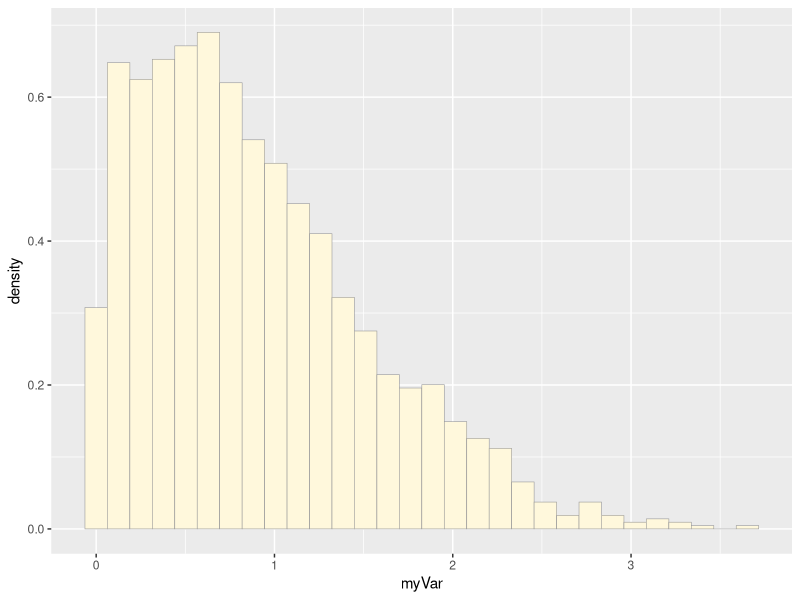
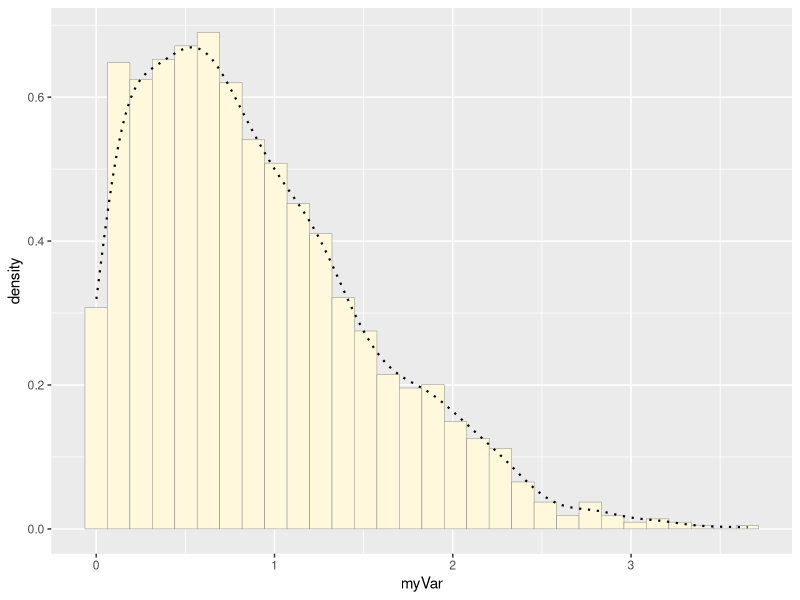
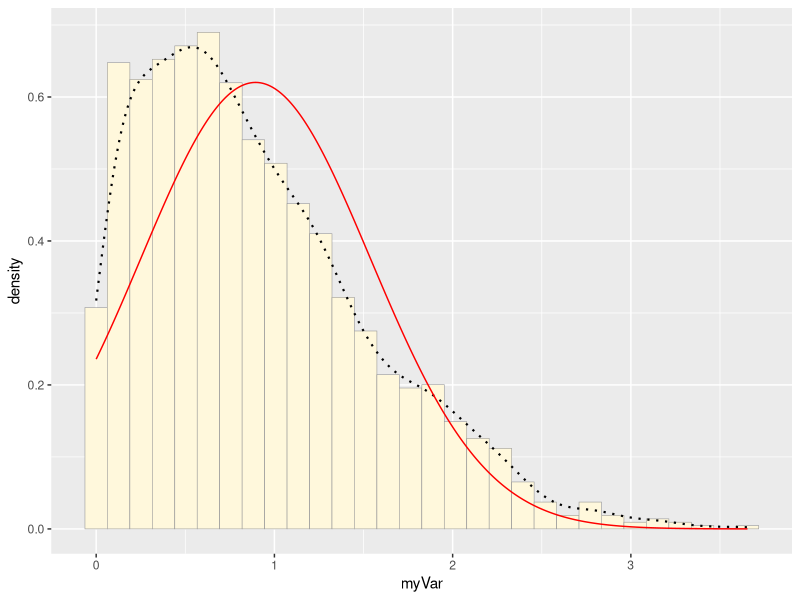
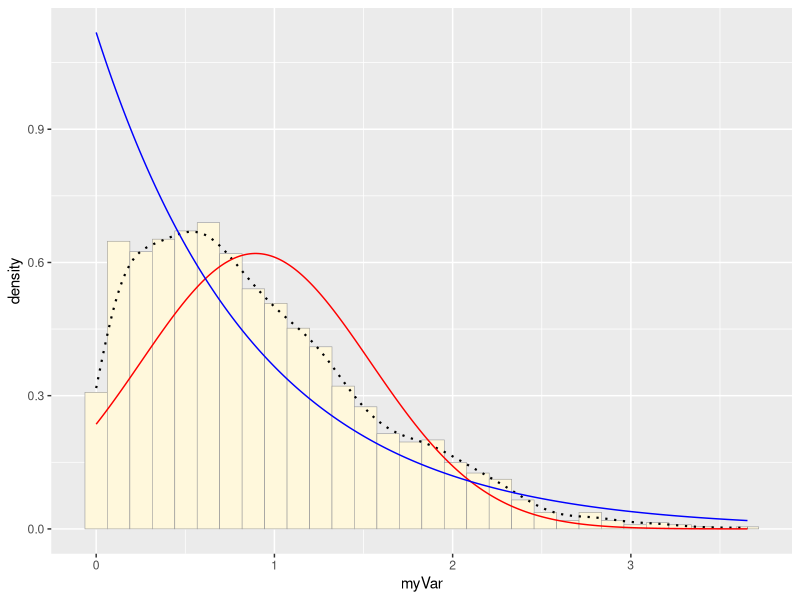
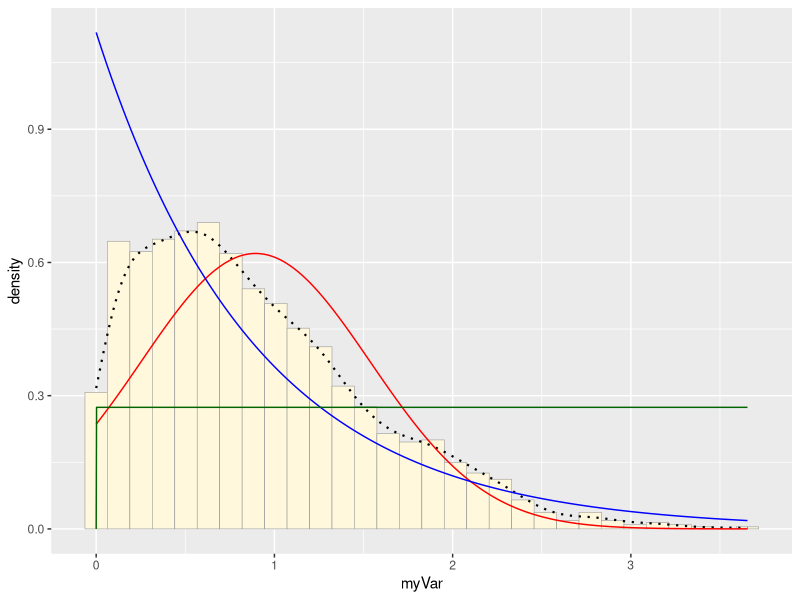
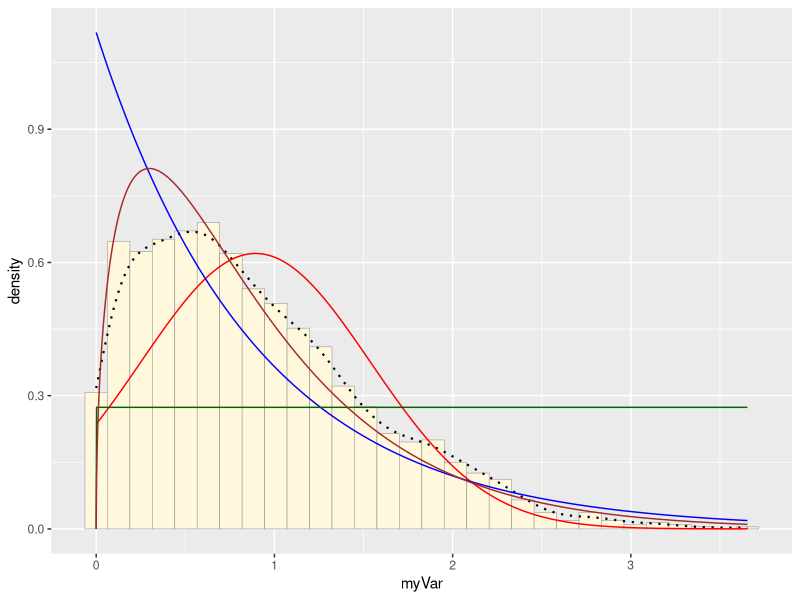
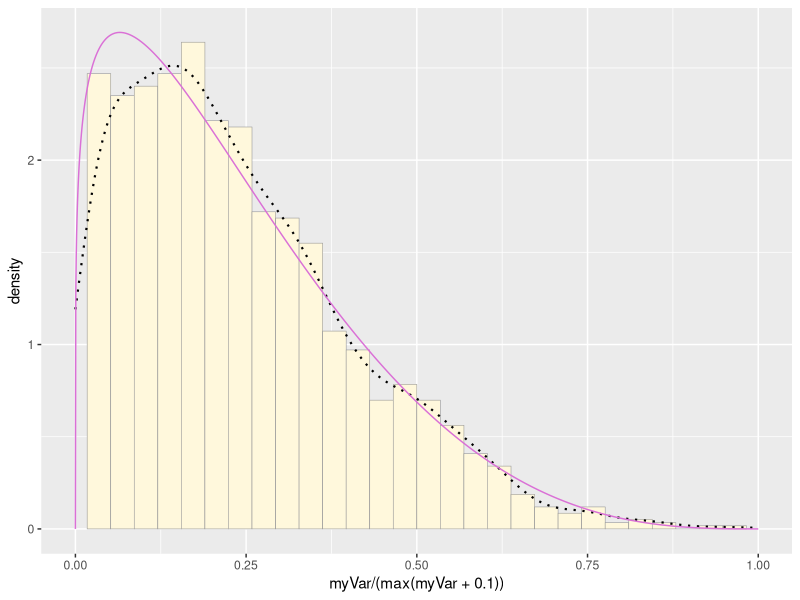
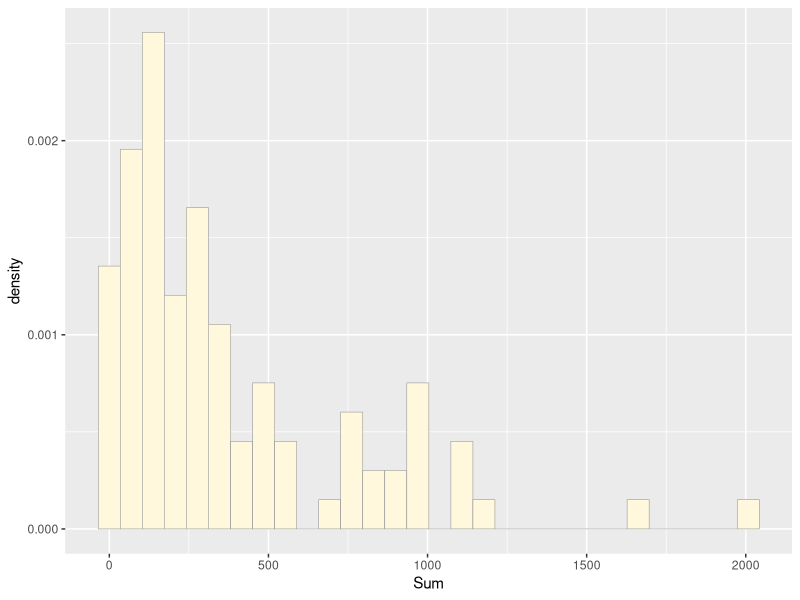

Write R code to recreate these figures, in order.
###Libraries###
library(ggplot2)
library(MASS)

###Question1###

#Creating dummy dataframe
z <- rnorm(n=3000,mean=0.2)
z <- data.frame(1:3000,z)
names(z) <- list("ID","myVar")
z <- z[z$myVar>0,]
str(z)
summary(z$myVar)

#plot
p1 <- ggplot(data=z, aes(x=myVar, y=..density..)) +
  geom_histogram(color="grey60",fill="cornsilk",size=0.2) 
print(p1)

#adds curve to plot
p1 <-  p1 +  geom_density(linetype="dotted",size=0.75)
print(p1)

#fitting a normal distribution
normPars <- fitdistr(z$myVar,"normal")
print(normPars)
str(normPars)
normPars$estimate["mean"] # note structure of getting a named attribute

#Plot Normal 
meanML <- normPars$estimate["mean"]
sdML <- normPars$estimate["sd"]

xval <- seq(0,max(z$myVar),len=length(z$myVar))

stat <- stat_function(aes(x = xval, y = ..y..), fun = dnorm, colour="red", n = length(z$myVar), args = list(mean = meanML, sd = sdML))
p1 + stat

#Plot Exponential Dist
expoPars <- fitdistr(z$myVar,"exponential")
rateML <- expoPars$estimate["rate"]

stat2 <- stat_function(aes(x = xval, y = ..y..), fun = dexp, colour="blue", n = length(z$myVar), args = list(rate=rateML))
p1 + stat + stat2

#Plot uniform prob. dist
stat3 <- stat_function(aes(x = xval, y = ..y..), fun = dunif, colour="darkgreen", n = length(z$myVar), args = list(min=min(z$myVar), max=max(z$myVar)))
p1 + stat + stat2 + stat3

#Plot Gamma prob dist
gammaPars <- fitdistr(z$myVar,"gamma")
shapeML <- gammaPars$estimate["shape"]
rateML <- gammaPars$estimate["rate"]

stat4 <- stat_function(aes(x = xval, y = ..y..), fun = dgamma, colour="brown", n = length(z$myVar), args = list(shape=shapeML, rate=rateML))
p1 + stat + stat2 + stat3 + stat4

#Plot Bet prob dens
pSpecial <- ggplot(data=z, aes(x=myVar/(max(myVar + 0.1)), y=..density..)) +
  geom_histogram(color="grey60",fill="cornsilk",size=0.2) + 
  xlim(c(0,1)) +
  geom_density(size=0.75,linetype="dotted")

betaPars <- fitdistr(x=z$myVar/max(z$myVar + 0.1),start=list(shape1=1,shape2=2),"beta")
shape1ML <- betaPars$estimate["shape1"]
shape2ML <- betaPars$estimate["shape2"]

statSpecial <- stat_function(aes(x = xval, y = ..y..), fun = dbeta, colour="orchid", n = length(z$myVar), args = list(shape1=shape1ML,shape2=shape2ML))
pSpecial + statSpecial


###Question2##
setwd('D:/Dropbox/Reed/2019/DensityModifiedContagion')
DMC <- read.table("DMC.master.csv",header=TRUE,sep=",")
str(DMC)
summary(DMC)
#plot
p1 <- ggplot(data=DMC, aes(x=Sum, y=..density..)) +
  geom_histogram(color="grey60",fill="cornsilk",size=0.2) 
print(p1)

#adds curve to plot
p1 <-  p1 +  geom_density(linetype="dotted",size=0.75)
print(p1)

#fitting a normal distribution
normPars <- fitdistr(DMC$Sum,"normal")
print(normPars)
str(normPars)
normPars$estimate["mean"] # note structure of getting a named attribute

#Plot Normal 
meanML <- normPars$estimate["mean"]
sdML <- normPars$estimate["sd"]

xval <- seq(0,max(DMC$Sum),len=length(DMC$Sum))

stat <- stat_function(aes(x = xval, y = ..y..), fun = dnorm, colour="red", n = length(DMC$Sum), args = list(mean = meanML, sd = sdML))
p1 + stat

#Plot Exponential Dist
expoPars <- fitdistr(DMC$Sum,"exponential")
rateML <- expoPars$estimate["rate"]
rateML

stat2 <- stat_function(aes(x = xval, y = ..y..), fun = dexp, colour="blue", n = length(DMC$Sum), args = list(rate=rateML))
p1 + stat + stat2

#Plot uniform prob. dist
stat3 <- stat_function(aes(x = xval, y = ..y..), fun = dunif, colour="darkgreen", n = length(DMC$Sum), args = list(min=min(DMC$Sum), max=max(DMC$Sum)))
p1 + stat + stat2 + stat3

########My data is not fitting a gamma distribution, so I didn't run this########
#Plot Gamma prob dist
#gammaPars <- fitdistr(DMC$sum,"gamma")
#shapeML <- gammaPars$estimate["shape"]
#rateML <- gammaPars$estimate["rate"]


#stat4 <- stat_function(aes(x = xval, y = ..y..), fun = dgamma, colour="brown", n = length(DMC$Sum), args = list(shape=shapeML, rate=rateML))
#p1 + stat + stat2 + stat3 + stat4

########My data is not fitting a beta distribution, so I didn't run this########
#Plot Beta prob dens
# pSpecial <- ggplot(data=DMC, aes(x=Sum/(max(Sum + 0.1)), y=..density..)) +
#   geom_histogram(color="grey60",fill="cornsilk",size=0.2) + 
#   xlim(c(0,1)) +
#   geom_density(size=0.75,linetype="dotted")
# 
# betaPars <- fitdistr(x=DMC$Sum/max(DMC$Sum + 0.1),start=list(shape1=1,shape2=2),"beta")
# shape1ML <- betaPars$estimate["shape1"]
# shape2ML <- betaPars$estimate["shape2"]
# 
# statSpecial <- stat_function(aes(x = xval, y = ..y..), fun = dbeta, colour="orchid", n = length(DMC$Sum), args = list(shape1=shape1ML,shape2=shape2ML))
# pSpecial + statSpecial
#

###Question 4###

#setup fake data
dmcDUMMY <- rexp(n = 96, rate = 0.002664151)
dmcDUMMY <- data.frame(1:96, dmcDUMMY)
names(dmcDUMMY) <- list("ID","sum")

expoPars <- fitdistr(dmcDUMMY$sum,"exponential")
rateML <- expoPars$estimate["rate"]
rateML #close to set rate

dummy <- ggplot(data=dmcDUMMY, aes(x=sum, y=..density..)) +
  geom_histogram(color="grey60",fill="cornsilk",size=0.2) 

dummy_exp_line <- stat_function(aes(x = xval, y = ..y..), fun = dexp, colour="blue", n = length(dmcDUMMY$sum), args = list(rate=rateML))
dummy + dummy_exp_line
